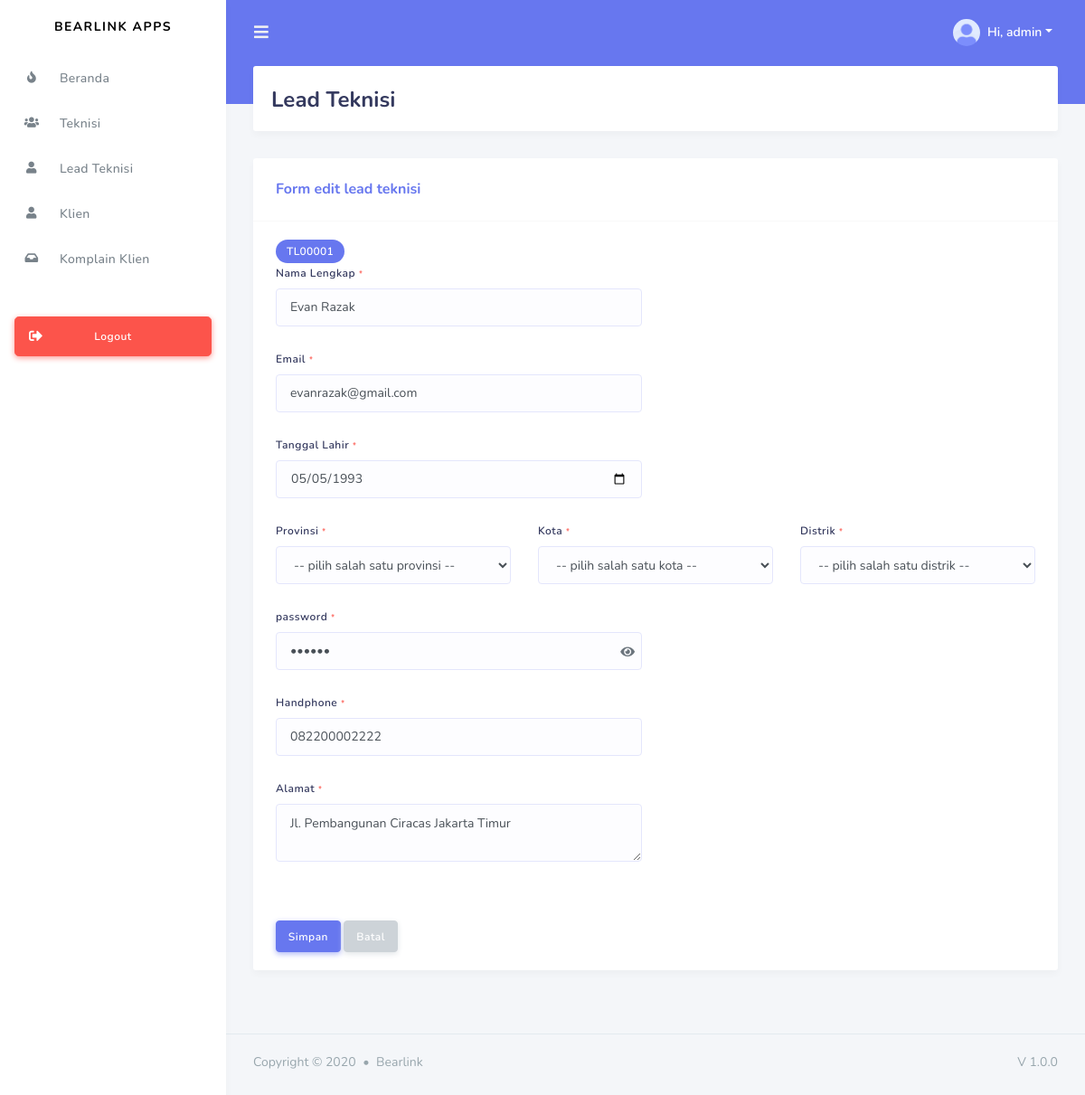
The page /index.php?page=leadedit&id=TL00001 (signed in) on the database its author committed.
### tables this page shows
CREATE TABLE `lead_technician` (
  `id` varchar(32) NOT NULL,
  `province_id` char(2) DEFAULT NULL,
  `regency_id` char(4) DEFAULT NULL,
  `district_id` char(7) DEFAULT NULL,
  `full_name` varchar(50) NOT NULL,
  `email` varchar(50) NOT NULL,
  `password` varchar(10) NOT NULL,
  `handphone` varchar(12) NOT NULL,
  `date_of_birth` date NOT NULL,
  `full_address` longtext NOT NULL,
  `status` enum('online','offline') DEFAULT NULL,
  `lat` decimal(10,8) DEFAULT NULL,
  `lng` decimal(11,8) DEFAULT NULL,
  `created_at` timestamp NULL DEFAULT NULL,
  `updated_at` timestamp NULL DEFAULT NULL,
  `deleted_at` timestamp NULL DEFAULT NULL
);

### service.php (called while the page is built, shortened)
<?php
    $role = $_SESSION['role'];
    $email = $_SESSION['email'];
    switch($role){
        case 1:
            $sql = mysqli_query($conn, "SELECT * from admin WHERE email='$email'");
            $auth = mysqli_fetch_array($sql);
        break;
    }
?>

### page/admin/lead/leadedit.php (the view, shortened to what this page needs)
<div class="main-content">
    <?php
        $g      = mysqli_query($conn, "SELECT * FROM lead_technician WHERE id='$_GET[id]'");
        $data   = mysqli_fetch_array($g);
    ?>
    <section class="section">
        <div class="section-header">
            <h1>Lead Teknisi</h1>
        </div>
        <div class="row">
            <div class="col-lg-12 col-md-12 col-12 col-sm-12">
                <div class="card">
                    <div class="card-header">
                        <h4>Form edit lead teknisi</h4>
                    </div>
                    <div class="card-body">
                        <form action="?page=leadeditpro" method="post" enctype="multipart/form-data">
                            <div class="row">
                                <div class="col-md-6">
                                    <div class="badge badge-primary"><?= $data['id'] ?></div>
                                </div>
                            </div>
                            <div class="row">
                                <div class="col-md-6">
                                    <div class="form-group">
                                        <label>Nama Lengkap <small class="text-danger">*</small></label>
                                        <input type="text" class="form-control" name="fullname" placeholder="masukkan nama lengkap ..." autocomplete="off" value="<?= $data['full_name'] ?>" required>
                                    </div>
                                </div>
                            </div>
                            <div class="row">
                                <div class="col-md-6">
                                    <div class="form-group">
                                        <label>Email <small class="text-danger">*</small></label>
                                        <input type="email" class="form-control" name="email" placeholder="masukkan email ..." autocomplete="off" value="<?= $data['email'] ?>" required>
                                    </div>
                                </div>
                            </div>
                            <div class="row">
                                <div class="col-md-6">
                                    <div class="form-group">
                                        <label>Tanggal Lahir <small class="text-danger">*</small></label>
                                        <input type="date" class="form-control" name="dob" placeholder="masukkan tanggal lahir ..." autocomplete="off" value="<?= date('Y-m-d', strtotime($data['date_of_birth'])) ?>" required>
                                    </div>
                                </div>
                            </div>
                            <div class="row">
                                <div class="col-md-12">
                                    <div class="row">
                                        <div class="col-md-4">
                                            <div class="form-group">
                                                <label>Provinsi <small class="text-danger">*</small></label>
                                                <select class="form-control" name="provincy" id="provincy">
                                                <option style="display:none;">-- pilih salah satu provinsi --</option>
                                                </select>
                                            </div>
                                        </div>
                                        <div class="col-md-4">
                                            <div class="form-group">
                                                <label>Kota <small class="text-danger">*</small></label>
                                                <select class="form-control" name="regency" id="regency">
                                                    <option value="">-- pilih salah satu kota --</option>
                                                </select>
                                            </div>
                                        </div>
                                        <div class="col-md-4">
                                            <div class="form-group">
                                                <label>Distrik <small class="text-danger">*</small></label>
                                                <select class="form-control" name="district" id="district">
                                                    <option value="">-- pilih salah satu distrik --</option>
                                                </select>
                                            </div>
                                        </div>
                                    </div>
                                </div>
                            </div>
                            <div class="row">
                                <div class="col-md-6">
                                    <div class="form-group">
                                        <label>password <small class="text-danger">*</small></label>
                                        <input id="password-field" type="password" class="form-control" name="password" placeholder="masukkan password ..." autocomplete="off" value="<?= $data['password'] ?>" maxlength="10" required>
                                        <span toggle="#password-field" class="fa fa-eye field-icon toggle-password"></span>
                                    </div>
                                </div>
                            </div>
                            <div class="row">
                                <div class="col-md-6">
                                    <div class="form-group">
                                        <label>Handphone <small class="text-danger">*</small></label>
                                        <input type="text" class="form-control" maxlength="12" onkeyup="this.value=this.value.replace(/[^\d]/,'')" name="hp" placeholder="masukkan no hp ..." autocomplete="off" value="<?= $data['handphone'] ?>" required>
                                    </div>
                                </div>
                            </div>
                            <div class="row">
                                <div class="col-md-6">
                                    <div class="form-group">
                                        <label>Alamat <small class="text-danger">*</small></label>
                                        <textarea class="form-control" name="address" placeholder="masukkan alamat ..." autocomplete="off" required><?= $data['full_address'] ?></textarea>
                                    </div>
                                </div>
                            </div>
                    </div>
                    <div class="card-footer">
                        <input type="submit" name="submit" class="btn btn-primary" value="Simpan">
                        <a href="?page=lead" class="btn btn-secondary">Batal</a>
                    </div>
                </div>
            </div>
        </div>
    </section>
</div>
<footer class="main-footer">
    <div class="footer-left">
        Copyright &copy; 2020 <div class="bullet"></div> Bearlink
    </div>
    <div class="footer-right">
        V 1.0.0
    </div>
</footer>
</div>
</div>

### header.php (shortened to what this page needs)
<div class="navbar-bg"></div>
<nav class="navbar navbar-expand-lg main-navbar">
<form class="form-inline mr-auto">
    <ul class="navbar-nav mr-3">
    <li><a href="#" data-toggle="sidebar" class="nav-link nav-link-lg"><i class="fas fa-bars"></i></a></li>
    </ul>
</form>
<ul class="navbar-nav navbar-right">
    <li class="dropdown"><a href="#" data-toggle="dropdown" class="nav-link dropdown-toggle nav-link-lg nav-link-user">
    <img alt="image" src="assets/img/avatar/avatar-1.png" class="rounded-circle mr-1">
    <div class="d-sm-none d-lg-inline-block">Hi, <?= $auth['full_name'] ?></div></a>
    </li>
</ul>
</nav>

### index.php (style rules this page uses)
.field-icon { float: right; margin-right: 8px; margin-top: -27px; position: relative; z-index: 2; cursor:pointer; }

### rows shown on the page
lead_technician: id "TL00001", fullname "Evan Razak", email "evanrazak@gmail.com", dob "05/05/1993", hp "082200002222", address "Jl. Pembangunan Ciracas Jakarta Timur"

### other values the page prints
$auth['full_name'] "admin"
